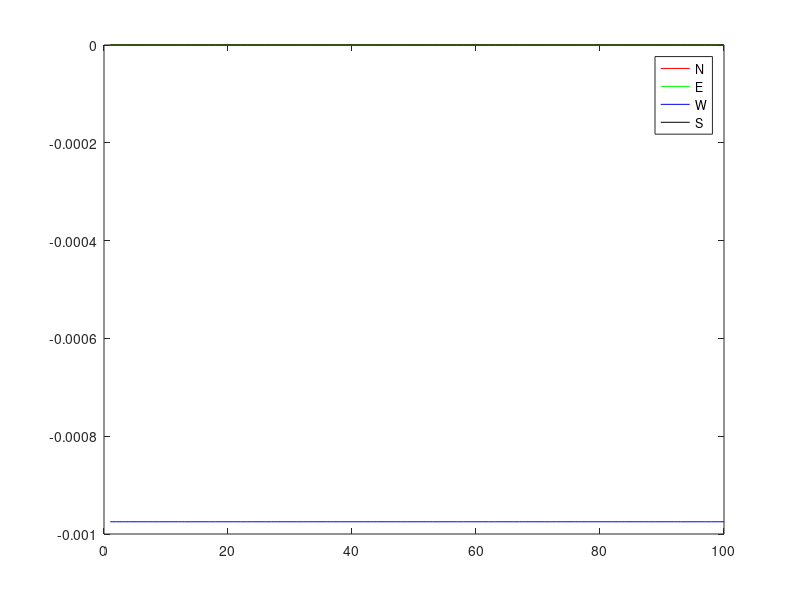

Write the MATLAB code that produced this figure.
clear; 
close all; 
clc;

% joy = vrjoystick(1); % initialize joystick
% 
% while(1)
% joy_data = read(joy);
% 
% lh = joy_data(1);
% lv = joy_data(2);
% bp = joy_data(3);
% rh = joy_data(4);
% rv = joy_data(5);
% 
% a = button(joy, 1);
% b = button(joy, 2);
% x = button(joy, 3); 
% y = button(joy, 4); 
% lb = button(joy, 5); 
% rb = button(joy, 6); 
% start = button(joy, 7); 
% select = button(joy, 8); 
% 
% u = [lh lv bp rh rv ]
% % buttons = [ a b x y lb rb start rt ]
% end

tic
startTime = toc; 
pulsingPeriod = 0.15; 
pulsingFrequency = 1/pulsingPeriod; 
pulseForwardRatio = 0.765; 
for i = 1:100
    currentTime = toc; 
    duration = startTime - currentTime; 
    remainingTime = mod(duration, pulsingPeriod); 
    
    lh = 0; 
    lv = 0; 
    rh = 0.5; 
    rv = 0; 
    
    rtlt = 0.9961; 
    
    if remainingTime < pulseForwardRatio*pulsingPeriod
        scale = 1;
        north = (max(0.0, -lv) + min(0.0, rv))*scale;
        south = (max(0.0, lv) + min(0.0, -rv))*scale;
        west = (max(0.0, -lh) + min(0.0, rh))*scale;
        east = (max(0.0, lh) + min(0.0, -rh))*scale;
    else
        scale = 1*((rtlt-1)/2);
        north = (max(0.0, lv) + min(0.0, -rv))*scale;
        south = (max(0.0, -lv) + min(0.0, rv))*scale;
        west = (max(0.0, lh) + min(0.0, -rh))*scale;
        east = (max(0.0, -lh) + min(0.0, rh))*scale;
    end
    pause(0.05)
    coil_currents(i,:) = [-north, -east, -west, -south];
end

figure
plot(coil_currents(:,1), 'r')
hold on 
plot(coil_currents(:,2), 'g')
plot(coil_currents(:,3), 'b')
plot(coil_currents(:,4), 'k')
legend('N', 'E', 'W', 'S')


%%


    